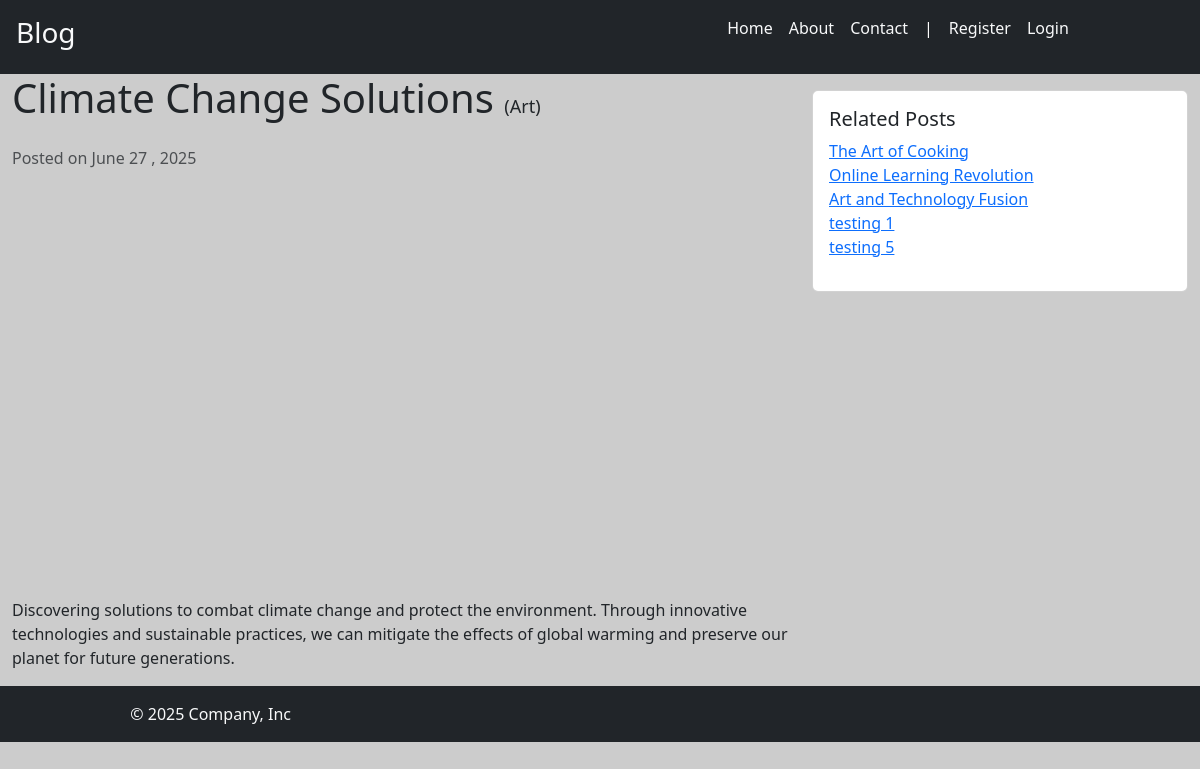
The app's page /post/climate-change-solutions with its own data.
### blog/models.py (models this page shows, shortened)
class Post(models.Model):
    title = models.CharField(max_length=100)
    content = models.TextField()
    if settings.MACHINE_ENV == "local":
        image = models.ImageField(max_length=500, null=True, blank=True,upload_to="posts/images")
    else:
        image = models.CharField(max_length=500, null=True, blank=True)
    created_at = models.DateTimeField(auto_now_add=True)
    slug = models.SlugField(max_length=255,unique=True)
    category = models.ForeignKey(Category, on_delete=models.CASCADE)
    user = models.ForeignKey(User,on_delete=models.CASCADE,null=True)
    is_published = models.BooleanField(default=False)
    @property
    def formatted_img_url(self):
        url = self.image if self.image.__str__().startswith(('http://','https://')) else self.image.url
        return url

class Category(models.Model):
    name = models.CharField(max_length=100)

### blog/views.py (the view)
# urls.py: path("post/<str:slug>", views.detail, name="detail"),
def detail(request, slug):
    if request.user.is_authenticated and not request.user.has_perm('blog.view_post'):
        messages.error(request , "You have no permissions to view any posts")
        return redirect('blog:index')
    post = Post.objects.get(slug=slug)
    related_posts = Post.objects.filter(category=post.category).exclude(pk=post.id)
    return render(
        request, "blog/detail.html", {"post": post, "related_posts": related_posts}
    )

### blog/templates/blog/detail.html
{% extends 'blog/base.html'%} {% block content %}
<div class="container-fluid">
  <div class="row">
    <div class="col-lg-8">
      <h1 class="mb-4">
        {{post.title}}
        <small style="font-size: 18px">({{post.category.name}})</small>
      </h1>
      <p class="text-muted">Posted on {{post.created_at|date:"F j , Y"}}</p>
      <img src="{{post.formatted_img_url}}" class="img-fluid mb-4" alt="Blog Image" />
      <p>{{post.content|linebreaksbr|safe}}</p>
    </div>
    <div class="col-lg-4">
      <div class="card mt-3">
        <div class="card-body">
          <h5 class="card-title">Related Posts</h5>
          <ul class="list-unstyled">
            {% for related_post in related_posts %}
            <li>
              <a href="{% url 'blog:detail' slug=related_post.slug %}"
                >{{related_post.title}}</a
              >
            </li>
            {% endfor %}
          </ul>
        </div>
      </div>
    </div>
  </div>
</div>
{% endblock %}

### blog/static/blog/css/style.css (style rules this page uses)
body { background-color: #cccccc; }

### records on screen
Post: title "Climate Change Solutions", category.name "Art", created_at "June 27 , 2025", content "Discovering solutions to combat climate change and protect the environment. Through innovative technologies and sustainable practices, we can mitigate the effects of global warming and preserve our planet for future generations."
Post: title "The Art of Cooking"
Post: title "Online Learning Revolution"
Post: title "Art and Technology Fusion"
Post: title "testing 1"
Post: title "testing 5"
